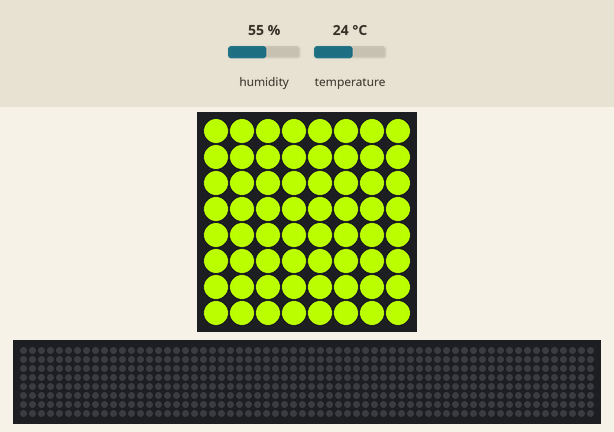
A program run on a simulated Raspberry Pi (BCM pin numbers) with a Sense HAT. On the bench: the Sense HAT's 8×8 RGB LED matrix, a strip that is not on the board, showing the scrolling text unrolled. Inputs (shaded band) come from the test bench; at power-on: humidity 55 %, temperature 24 °C. The clock reads 2024-03-15 10:24:30 at power-on unless the program sets it; the 64×8 strip is a reading aid, not a part: it shows the text the matrix is scrolling, unrolled, one strip-width of it at a time; what the program prints to the terminal is not drawn.

Above: at 0.07 s.
At 0.57 s:
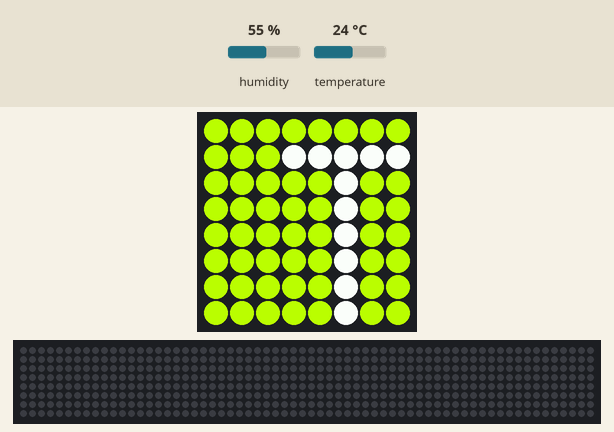
At 10.04 s:
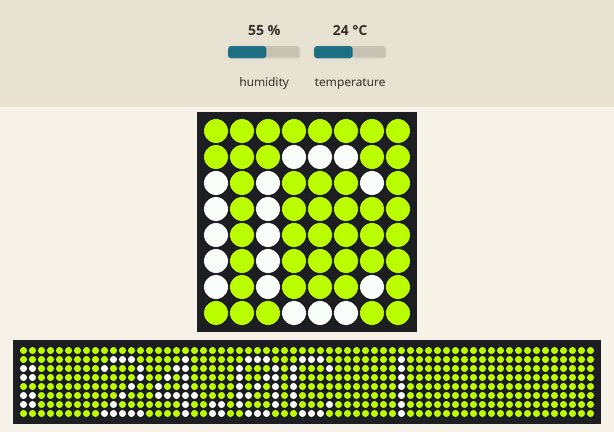
At 19.61 s:
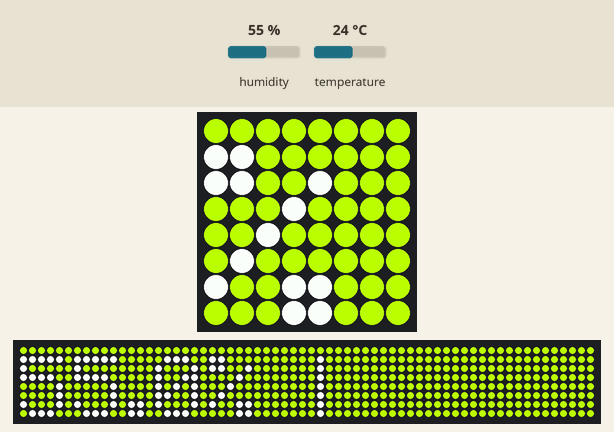
At 29.37 s:
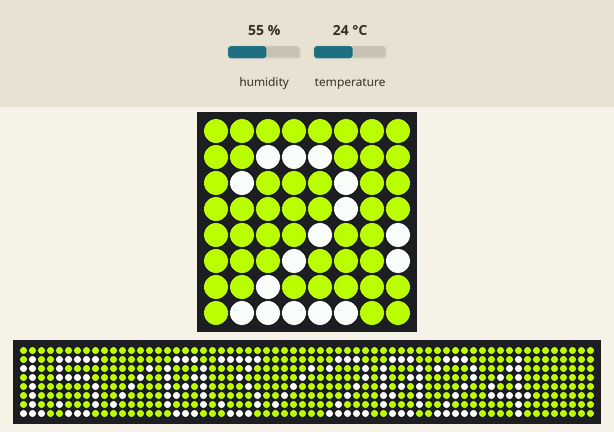
At 39.15 s:
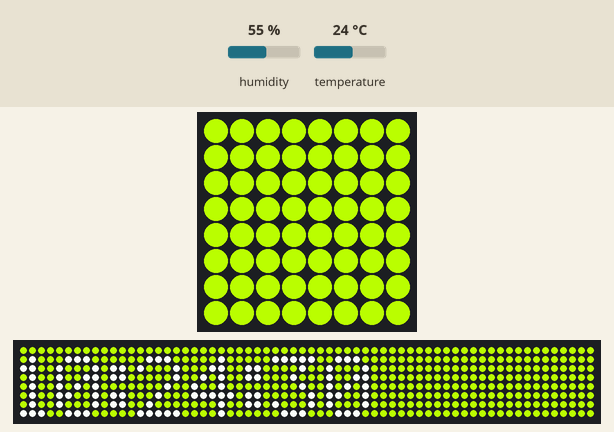

The program:

Main.py
```python
#Main for Component 2
import json
import time
from GetTempAndHumidity import ObtainAndDisplayData_func as data
from GetTempAndHumidity import createData_func as createData

startTime = time.time()
interval = 30

#Takes 30 seconds to run the Message Display, so interval is 30 seconds less than required
while True:
    data() #display data on the sensehat
    createData() #create Json string of data
    time.sleep(interval - ((time.time() - startTime) % interval))
                     
```

GetTempAndHumidity.py
```python
from datetime import datetime
from sense_hat import SenseHat
from SetBackground import BackColour_func as backColour
import json

#Get details from sensors
def ObtainAndDisplayData_func():
    sense = SenseHat()
    sense.clear()
    temp = sense.get_temperature() # Get Temperature from Sensor and round to 1 Decimal.
    formatTemp = round(temp,1)
    humidity = sense.get_humidity() # Get Humidity from Sensor and round to 1 Decimal.
    formatHumidity = round(humidity,1)
    now = datetime.now() # Get Date Time Now then Split into Seperate Date and Time for Displaying
    dateOnly = now.strftime("%d/%m/%Y")
    timeOnly = now.strftime("%H:%M:%S")
    print('Temperature: ' + str(formatTemp) + '°C | Humidity: ' + str(formatHumidity) + '% | Date: ' + str(dateOnly) + ' | Time: ' + str(timeOnly)) # Test Print of what should appear on display
    backgroundColour = backColour(temp)
    fontColour = (255,255,255)
    sense.show_message('Temperature: ' + str(formatTemp) + 'C | Humidity: ' + str(formatHumidity) + '% | Date: ' + str(dateOnly) + ' | Time: ' + str(timeOnly), text_colour=fontColour, back_colour=backgroundColour)
    sense.clear() # Clear display when finished

def createData_func():
    sense = SenseHat()
    sense.clear()
    temp = sense.get_temperature() # Get Temperature from Sensor and round to 1 Decimal.
    formatTemp = round(temp,1)
    humidity = sense.get_humidity() # Get Humidity from Sensor and round to 1 Decimal.
    formatHumidity = round(humidity,1)
    x = {
        "assetId": 'RP001',
        "temperature": formatTemp,
        "humidity": formatHumidity
        }
    y = json.dumps(x)
    print(y)

def getTemp_func():
    sense = SenseHat()
    sense.clear()
    temp = sense.get_temperature() # Get Temperature from Sensor and round to 1 Decimal.
    formatTemp = round(temp,1)
    return formatTemp

def getHumidity_func():
    sense = SenseHat()
    sense.clear()
    humidity = sense.get_humidity() # Get Humidity from Sensor and round to 1 Decimal.
    formatHumidity = round(humidity,1)
    return formatHumidity
```

SetBackground.py
```python
#Function For setting LED Display background depending on the Temp passed into argument
def BackColour_func(x):
    if x < 5:
        return (0,0,153) #darkBlue
    elif 5.1 <= x <= 10:
        return (0,0,255) #blue
    elif 10.1 <= x <=15:
        return (0,255,255) #lightBlue
    elif 15.1 <= x <=20:
        return (0,255,0) #green
    elif 20.1 <= x <=25:
        return (191,255,0) #paleGreen
    elif 25.1 <= x <=30:
        return (255,191,0) #orange
    elif 30.1 <= x <=35:
        return (255,102,0) #darkOrange
    elif x >= 35.1:
        return (255,0,0) #red
    else:
        return (255, 255, 255) #white


                                    
```
